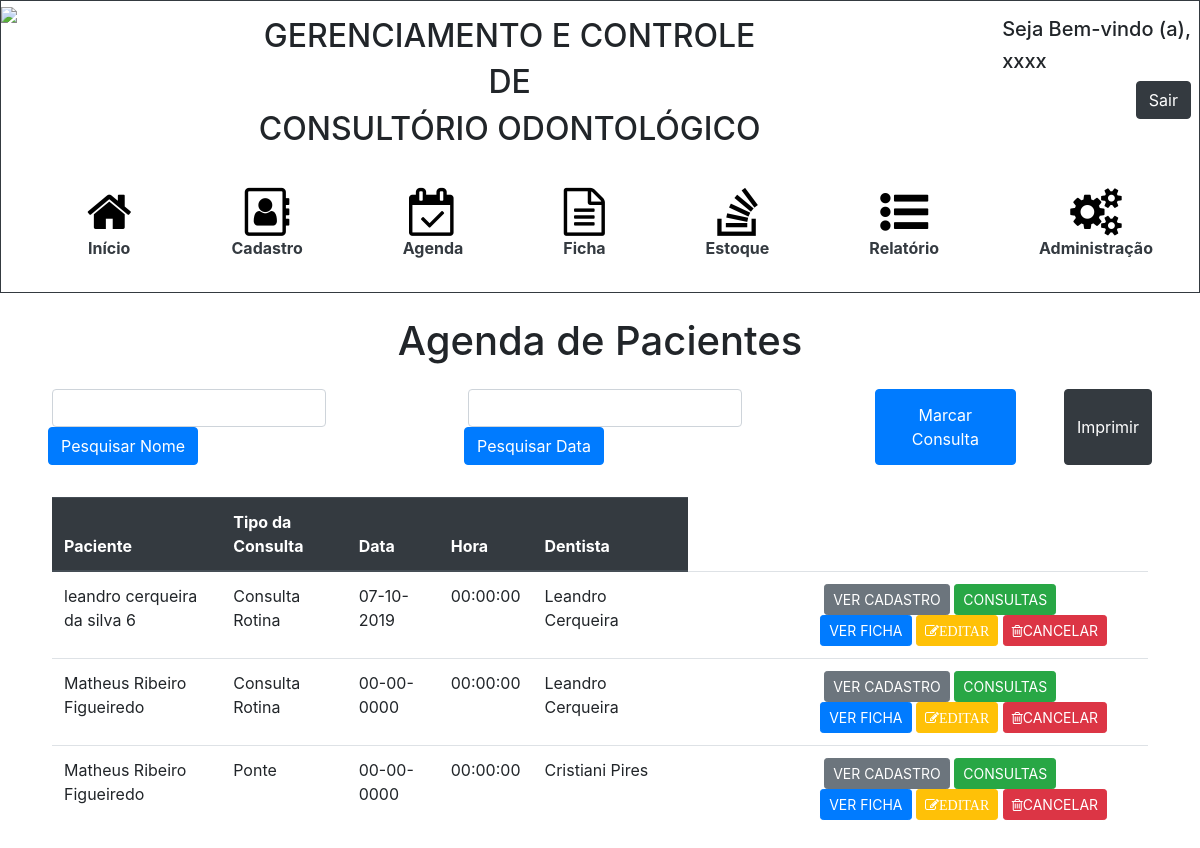
Screenshot of /agenda.php with the database file from the repository.
### tables this page shows
CREATE TABLE `atend`  (
  `id_atend` int(11) NOT NULL AUTO_INCREMENT,
  `id_pessoa` int(11) NULL DEFAULT NULL,
  `id_dentista` int(11) NULL DEFAULT NULL,
  `nome` varchar(50) NOT NULL,
  `nomeconsulta` varchar(30) NOT NULL,
  `dia` date NOT NULL,
  `hora` time(0) NOT NULL,
  `descricao` varchar(100) NOT NULL,
  `nomedentista` varchar(30) NOT NULL,
  `procedimento_1` varchar(255) NOT NULL,
  `procedimento_2` varchar(255) NULL DEFAULT NULL,
  `procedimento_3` varchar(255) NULL DEFAULT NULL,
  `valor_1` varchar(255) NOT NULL,
  `valor_2` varchar(255) NULL DEFAULT NULL,
  `valor_3` varchar(255) NULL DEFAULT NULL,
  PRIMARY KEY (`id_atend`) USING BTREE
);

### agenda.php (the view, shortened to what this page needs)
<!DOCTYPE html>
<html>
	<head>
		<link rel="stylesheet" href="https://stackpath.bootstrapcdn.com/bootstrap/4.3.1/css/bootstrap.min.css">
		<link rel="stylesheet" href="https://cdnjs.cloudflare.com/ajax/libs/font-awesome/4.7.0/css/font-awesome.min.css">
		<link rel="stylesheet" type="text/css" href="styleHeader.css">
	</head>
<body>
		<?php include 'header.php'?>
        <h1 class = "text-center mb-4">Agenda de Pacientes</h1>
	<div class = "pl-5 pr-5">
    <span class = "d-flex d-inline-flex mb-2">
                <form class="form-inline">
                    <input class="form-control mr-2 ml-1" type="search" name = "nome">
                    <button class="btn btn-primary btn-md mr-3" type="submit">Pesquisar Nome</button>
                </form>
                <form class="form-inline">
                    <input class="form-control mr-2 ml-1" type="search" name = "dia">
                    <button class="btn btn-primary btn-md mr-3" type="submit">Pesquisar Data</button>
                </form>
            <button type="button" class="btn btn-primary btn-md ml-1" data-toggle="modal" data-target="#modal1">Marcar Consulta</button>
            <input type="button" class ="btn btn-dark ml-5" onclick="window.print();" value="Imprimir">
    </span>
                <div class = "overflow-auto ml-1 mr-1" style = "max-height: 550px">
                    <table class="table w-100 mt-4">
                        <thead class="thead-dark">
                            <tr>
                               <th scope="col">Paciente</th>
                                <th scope="col">Tipo da Consulta</th>
                                <th scope="col">Data</th>
                                <th scope="col">Hora</th>
                                <th scope="col">Dentista</th>
                                <th scope = "col"></th>
                            </tr>
                        </thead>
                        <tbody>
                            <?php
                                include_once 'conexao.php';
                                $sql = "SELECT * FROM atend";
                                $busca = mysqli_query($con, $sql);
                                while($array = mysqli_fetch_array($busca)){
                                    $nome = $array['nome'];
                                    $nomeconsulta = $array['nomeconsulta'];
                                    $dia = $array['dia'];
                                    $hora = $array['hora'];
                                    $nomedentista = $array['nomedentista'];
                                    $procedimento_1 = $array['procedimento_1'];
                                    $procedimento_2 = $array['procedimento_2'];
                                    $procedimento_3 = $array['procedimento_3'];
                                    $valor_1 = $array['valor_1'];
                                    $valor_2 = $array['valor_2'];
                                    $valor_3 = $array['valor_3'];
                                    $dtConsu = explode('-', $dia);
                                    $diaConsu = $dtConsu[2] . "-" . $dtConsu[1]. "-" . $dtConsu[0];
                            ?>
                                <tr>
                                    <td><?php echo $nome?></td>
                                    <td><?php echo $nomeconsulta?></td>
                                    <td><?php echo $diaConsu?></td>
                                    <td><?php echo $hora?></td>
                                    <td><?php echo $nomedentista?></td>
                                    <td><?php echo $procedimento_1?></td>
                                    <td><?php echo $procedimento_2?></td>
                                    <td><?php echo $procedimento_3?></td>
                                    <td><?php echo $valor_1?></td>
                                    <td><?php echo $valor_2?></td>
                                    <td><?php echo $valor_3?></td>
                                    <td>
                         <button type="button" class="btn btn-secondary btn-sm ml-1" data-toggle="modal" data-target="#modal3">VER CADASTRO</button>
                        <a class="btn btn-success btn-sm" href="consulta.php" role="button">CONSULTAS</a>
                        <a class="btn btn-primary btn-sm"  style="color:#fff" href="#" onclick = "excluir(<?php echo $array['id_pessoa']?>)" role="button"><i aria-hidden="true"></i>VER FICHA</a>
                        <a class="btn btn-warning btn-sm"  style="color:#fff" href="editaragenda.php?id_atend=<?php echo $id?>" role="button"><i class="fa fa-pencil-square-o" aria-hidden="true">EDITAR</i></a>
                        <a class="btn btn-danger btn-sm"  style="color:#fff" href="#" onclick="excluir(<?php echo $array['id_atend']; ?>)" role="button"><i class="fa fa-trash-o" aria-hidden="true"></i>CANCELAR</a>
                                    </td>
                                </tr>
                            <?php
                        };?>
                        </tbody>
                    </table>
                </div>
        </div>
	</body>
</html>

### rows the page displays
atend: nome "leandro cerqueira da silva 6", nomeconsulta "Consulta Rotina", dia "07-10-2019", hora "00:00:00", nomedentista "Leandro Cerqueira"
atend: nome "Matheus Ribeiro Figueiredo", nomeconsulta "Consulta Rotina", dia "00-00-0000", hora "00:00:00", nomedentista "Leandro Cerqueira"
atend: nome "Matheus Ribeiro Figueiredo", nomeconsulta "Ponte", dia "00-00-0000", hora "00:00:00", nomedentista "Cristiani Pires"
